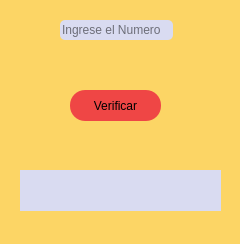
<?xml version="1.0" encoding="UTF-8"?>
<ui version="4.0">
 <class>MainWindow</class>
 <widget class="QMainWindow" name="MainWindow">
  <property name="geometry">
   <rect>
    <x>0</x>
    <y>0</y>
    <width>240</width>
    <height>244</height>
   </rect>
  </property>
  <property name="windowTitle">
   <string>MainWindow</string>
  </property>
  <property name="styleSheet">
   <string notr="true">background-color: rgb(252, 213, 101);</string>
  </property>
  <widget class="QWidget" name="centralwidget">
   <widget class="QLineEdit" name="ano_txt">
    <property name="geometry">
     <rect>
      <x>60</x>
      <y>20</y>
      <width>113</width>
      <height>20</height>
     </rect>
    </property>
    <property name="styleSheet">
     <string notr="true">background-color: rgb(217, 219, 241);
border-radius:5px;</string>
    </property>
    <property name="placeholderText">
     <string>Ingrese el Numero</string>
    </property>
   </widget>
   <widget class="QPushButton" name="btn_calcular">
    <property name="geometry">
     <rect>
      <x>70</x>
      <y>90</y>
      <width>91</width>
      <height>31</height>
     </rect>
    </property>
    <property name="styleSheet">
     <string notr="true">QPushButton{
	
	background-color: rgb(239, 70, 69);
	border-radius: 15px;
	font: 75 10pt &quot;Perpetua&quot;;
	
}
QPushButton:hover{
	border:3px  solid rgb(254, 215, 102);
	
	color: rgb(255, 255, 255);
	background-color: rgb(0, 159, 183);
}</string>
    </property>
    <property name="text">
     <string>Verificar</string>
    </property>
   </widget>
   <widget class="QLabel" name="Resultado">
    <property name="geometry">
     <rect>
      <x>20</x>
      <y>170</y>
      <width>201</width>
      <height>41</height>
     </rect>
    </property>
    <property name="styleSheet">
     <string notr="true">background-color: rgb(217, 219, 241);
</string>
    </property>
    <property name="text">
     <string/>
    </property>
   </widget>
  </widget>
 </widget>
 <resources/>
 <connections/>
</ui>
